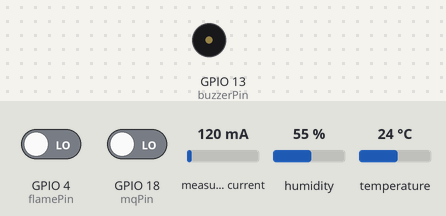
A sketch run on a simulated ESP32. Parts: buzzer (waves = sounding). The test bench sets the inputs (shaded band); at power-on: GPIO 4 (flamePin) LOW, GPIO 18 (mqPin) LOW, measured current 120 mA, humidity 55 %, temperature 24 °C. WiFi joins after 1.5 s; servers stay silent unless stated; what the sketch prints to the serial monitor is not drawn.

Above: at 2.7 s.
2.8 s: GPIO 4 (flamePin) driven HIGH
9.0 s: GPIO 18 (mqPin) driven HIGH
At 9.9 s:
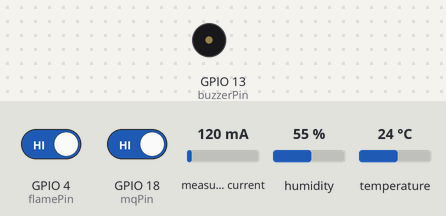
11.0 s: GPIO 18 (mqPin) driven LOW
At 13.2 s:
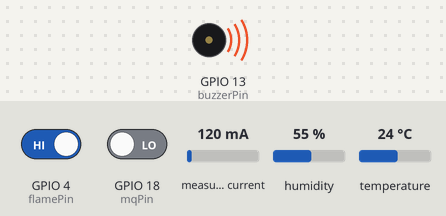
17.5 s: GPIO 4 (flamePin) driven LOW
At 18.6 s:
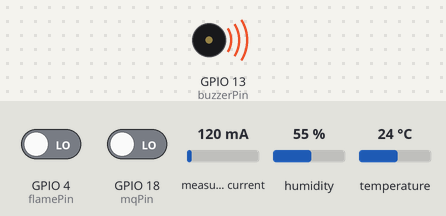
Timing chart, 0 to 20.0 s (numbered marks = the images above; inputs shaded):
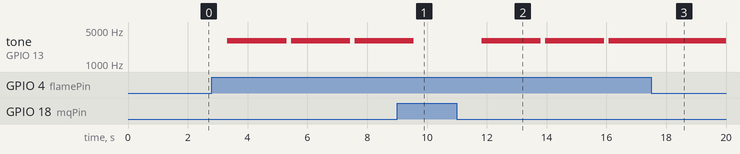

The sketch:

TAesp32SemuaSensor.ino
```cpp
#include "DHT.h"
#include <Arduino.h>
#include <Wire.h>
#include <INA219_WE.h>
#include <WiFi.h>
#include <Firebase_ESP_Client.h>

#define DHTPIN 5       // pin D5 DHT11
#define DHTTYPE DHT11  // Sensor DHT11
#define flamePin 4     // pin D4
#define mqPin 18       // pin 18
#define buzzerPin 13   // Pin 13

#define I2C_ADDRESS 0x40 // I2C address for INA219
INA219_WE ina219 = INA219_WE(I2C_ADDRESS); // Initialize INA219 object

DHT dht(DHTPIN, DHTTYPE);

#include "addons/TokenHelper.h"
#include "addons/RTDBHelper.h"

#define WIFI_SSID "10TPro"
#define WIFI_PASSWORD "password"

#define API_KEY "AIzaSyBpFwwjelFLSBEznMLod7U_mgN24dhqv2A"
#define DATABASE_URL "https://smartserver-70a38-default-rtdb.asia-southeast1.firebasedatabase.app/"


FirebaseData fbdo;
FirebaseAuth auth;
FirebaseConfig config;

bool signupOK = false;

void setup()
{
    pinMode(DHTPIN, INPUT);
    pinMode(flamePin, INPUT);
    pinMode(mqPin, INPUT);
    pinMode(buzzerPin, OUTPUT);
    dht.begin();
    Serial.begin(115200);
    Wire.begin(); // Initialize I2C
    if (!ina219.init())
    {
        Serial.println("INA219 not connected!");
    }
    WiFi.begin(WIFI_SSID, WIFI_PASSWORD);
    Serial.print("Connecting to Wi-Fi");
    while (WiFi.status() != WL_CONNECTED)
    {
        Serial.print(".");
        delay(300);
    }
    Serial.println();
    Serial.print("Connected with IP: ");
    Serial.println(WiFi.localIP());
    Serial.println();

    config.api_key = API_KEY;
    config.database_url = DATABASE_URL;

    /* Sign up */
    if (Firebase.signUp(&config, &auth, "", ""))
    {
        Serial.println("ok");
        signupOK = true;
    }
    else
    {
        Serial.printf("%s\n", config.signer.signupError.message.c_str());
    }

    config.token_status_callback = tokenStatusCallback;

    Firebase.begin(&config, &auth);
    Firebase.reconnectWiFi(true);

    ledcSetup(0, 1000, 8);       // PWM channel 0, frequency 1000 Hz, 8-bit resolution
    ledcAttachPin(buzzerPin, 0); // Attach buzzer pin to PWM channel 0
}

void loop()
{
    delay(1500);

    // Read temperature
    float temperatureC = dht.readTemperature();
    // Check if reading is successful
    if (!isnan(temperatureC))
    {
        processTemperature(temperatureC); // Process temperature data and send to Firebase
    }
    int flameValue = digitalRead(flamePin); // Read flame sensor value
    processFlame(flameValue);               // Process flame sensor data and send to Firebase

    int mqValue = digitalRead(mqPin);
    processMq(mqValue);

    float current_mA = ina219.getCurrent_mA(); // Read current from INA219
    processAmp(current_mA);                    // Process current data and send to Firebase
}

void processAmp(float ampValue)
{
    if (Firebase.ready() && signupOK)
    {
        Firebase.RTDB.setFloat(&fbdo, "sensors/arus", ampValue);
    }
}

void processTemperature(float temperatureC)
{
    String tempStatus;
    if (temperatureC < 20)
    {
        tempStatus = "Dingin";
    }
    else if (temperatureC >= 20.01 && temperatureC <= 35)
    {
        tempStatus = "Normal";
    }
    else if (temperatureC > 35.01 && temperatureC <= 50)
    {
        tempStatus = "Panas";
    }

    if (Firebase.ready() && signupOK)
    {
        // Write temperature data to Firebase RTDB
        Firebase.RTDB.setFloat(&fbdo, "sensors/suhu", temperatureC);
    }
}

void processFlame(int flameValue)
{
    String flameStatus;
    if (flameValue < 1)
    { // Adjust this threshold based on your sensor and environment
        flameStatus = "Terdeteksi";
        // Activate buzzer when flame is detected
        ledcWriteTone(0, 3000); // Turn on buzzer with 3000 Hz frequency
    }
    else
    {
        flameStatus = "Aman";
        ledcWriteTone(0, 0); // Turn off buzzer
    }

    if (Firebase.ready() && signupOK)
    {
        // Write flame status to Firebase RTDB
        Firebase.RTDB.setString(&fbdo, "sensors/api", flameStatus);
    }
}

void processMq(int mqValue)
{
    String statusAsap;
    if (mqValue < 1)
    { // Adjust this threshold based on your sensor and environment
        statusAsap = "Terdeteksi";
        // Activate buzzer when smoke is detected
        ledcWriteTone(0, 3000); // Turn on buzzer with 3000 Hz frequency
    }
    else
    {
        statusAsap = "Aman";
        // Deactivate buzzer when no smoke is detected
        ledcWriteTone(0, 0); // Turn off buzzer
    }

    if (Firebase.ready() && signupOK)
    {
        // Write MQ sensor status to Firebase RTDB
        Firebase.RTDB.setString(&fbdo, "sensors/asap", statusAsap);
    }
}
```

Measured:
- after the input at 9.0 s, tone on GPIO 13 (buzzerPin): goes on until 9.6 s, then stays silent
- after the input at 11.0 s, tone on GPIO 13 (buzzerPin): alternates 3000 Hz for 2.0 s and silent for 0.15 s, starting after 0.83 s
- after the input at 17.5 s, tone on GPIO 13 (buzzerPin): stays 3000 Hz (without the input it goes to silent after 0.56 s)
- by itself, tone on GPIO 13 (buzzerPin): alternates 3000 Hz for 2.0 s and silent for 0.15 s
